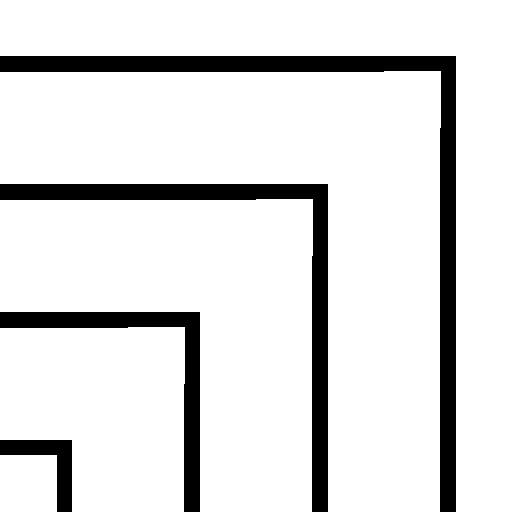

A 2D game scene composited from a Tiled map and its tileset images. What follows is a short description and the map's XML, with every tile layer's data as written:
An orthogonal 4x4 tile map with 128x128 px tiles, 1 tile layer (Tile Layer 1).

<map version="1.2" tiledversion="1.3.4" orientation="orthogonal" renderorder="right-down" width="4" height="4" tilewidth="128" tileheight="128" infinite="0" nextlayerid="2" nextobjectid="1">
 <tileset firstgid="1" name="g1" tilewidth="128" tileheight="128" tilecount="15" columns="0">
  <grid orientation="orthogonal" width="1" height="1" />
  <tile id="0">
   <image width="128" height="128" source="../tileset/0.bmp" />
  </tile>
  <tile id="1">
   <image width="128" height="128" source="../tileset/1.bmp" />
  </tile>
  <tile id="2">
   <image width="128" height="128" source="../tileset/2.bmp" />
  </tile>
  <tile id="3">
   <image width="128" height="128" source="../tileset/3.bmp" />
  </tile>
  <tile id="4">
   <image width="128" height="128" source="../tileset/4.bmp" />
  </tile>
  <tile id="5">
   <image width="128" height="128" source="../tileset/5.bmp" />
  </tile>
  <tile id="6">
   <image width="128" height="128" source="../tileset/6.bmp" />
  </tile>
  <tile id="7">
   <image width="128" height="128" source="../tileset/7.bmp" />
  </tile>
  <tile id="8">
   <image width="128" height="128" source="../tileset/8.bmp" />
  </tile>
  <tile id="9">
   <image width="128" height="128" source="../tileset/9.bmp" />
  </tile>
  <tile id="10">
   <image width="128" height="128" source="../tileset/10.bmp" />
  </tile>
  <tile id="11">
   <image width="128" height="128" source="../tileset/11.bmp" />
  </tile>
  <tile id="12">
   <image width="128" height="128" source="../tileset/12.bmp" />
  </tile>
  <tile id="13">
   <image width="128" height="128" source="../tileset/13.bmp" />
  </tile>
  <tile id="14">
   <image width="128" height="128" source="../tileset/14.bmp" />
  </tile>
 </tileset>
 <layer id="1" name="Tile Layer 1" width="4" height="4">
  <data encoding="csv">
6,6,6,9,
6,6,9,5,
6,9,5,5,
9,5,5,5
</data>
 </layer>
</map>
